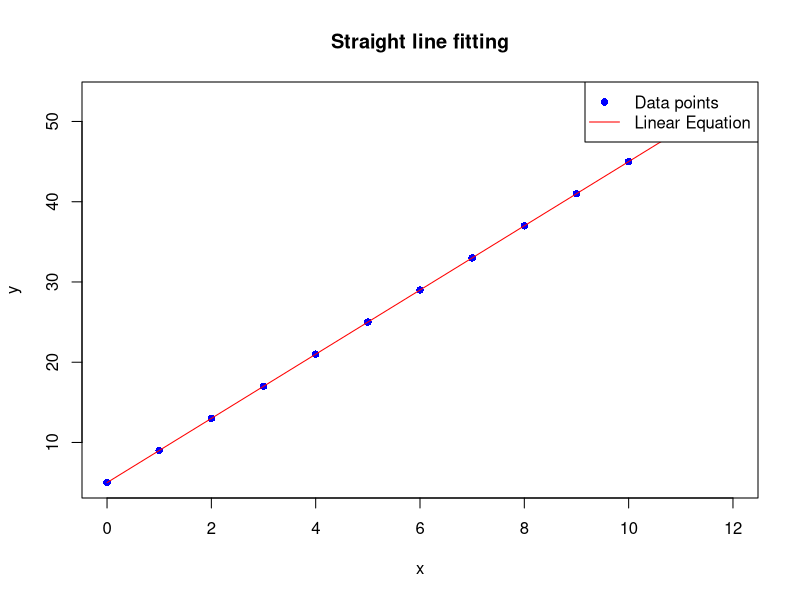

Generate this figure with R:
# Given data
x_values <- c(
  0, 1, 2, 3, 4, 5, 6, 7, 8, 9, 10, 11, 12)
y_values <- c(
  5, 9, 13, 17, 21, 25, 29, 33, 37, 41, 45, 49, 53)

# Curve Fitting Order
order <- 1

# Perform linear regression using lm()
lm_model <- lm(y_values ~ 
  poly(x_values, order, raw = TRUE))

# Coefficients
coefficients <- coef(lm_model)

# Reverse order to match output
coefficients <- coefficients[
  length(coefficients):1]

# Print coefficients
cat("Coefficients (a, b):\n\t",
  coefficients, "\n")

# Open PNG graphics device
png("11-lm-line.png", width = 800, height = 400)

# Plot data points
plot(
  x_values, y_values,
  pch = 16, col = "blue",
  xlab = "x", ylab = "y",
  main = "Straight line fitting")

# Generate values for the regression line
x_plot <- seq(
  min(x_values), max(x_values),
  length.out = 100)
y_plot <- predict(
  lm_model,
  newdata = data.frame(x_values = x_plot))

# Add regression line
lines(x_plot, y_plot, col = "red")

# Add legend
legend("topright",
  legend = c("Data points", "Linear Equation"),
  col = c("blue", "red"),
  pch = c(16, NA), lty = c(NA, 1))
